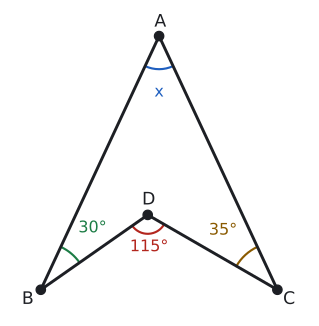

Generate this figure with Python:
import sys; sys.path.insert(0, "tools")
from cizim import *

# Alıştırma soru 5: m(BAC)=x=50, m(ABD)=30, m(ACD)=35, m(BDC)=115. Büyük üçgen: m(B)=m(C)=65.
B = np.array([0.0, 0.0]); C = np.array([5.0, 0.0])
A = np.array([2.5, 2.5 * np.tan(np.radians(65))])
def yon(d): return np.array([np.cos(np.radians(d)), np.sin(np.radians(d))])
def kesis(p, u, q, v):
    s = np.linalg.solve(np.array([u, -v]).T, q - p); return p + s[0] * u
D = kesis(B, yon(65 - 30), C, yon(115 + 35))
print("BDC", np.degrees(np.arccos(np.dot(B - D, C - D) / np.linalg.norm(B - D) / np.linalg.norm(C - D))))

fig, ax = sekil(5, 4.2)
ax.set_aspect("equal"); ax.axis("off")
ax.plot(*zip(A, B, D, C, A), color=YAZI)
nokta(ax, *A, "A", dx=-0.1, dy=0.2); nokta(ax, *B, "B", dx=-0.4, dy=-0.3); nokta(ax, *C, "C", dx=0.12, dy=-0.3)
nokta(ax, *D, "D", dx=-0.12, dy=0.22)
aci(ax, A, B, C, r=0.7, ad="x", renk=MAVI)
aci(ax, B, D, A, r=1.0, ad="30°", renk=YESIL)
aci(ax, C, A, D, r=1.0, ad="35°", renk=SARI)
aci(ax, D, C, B, r=0.4, ad="115°", renk=KIRMIZI)
ax.set_xlim(-0.7, 5.7); ax.set_ylim(-0.6, A[1] + 0.6)
kaydet(fig, __file__)
